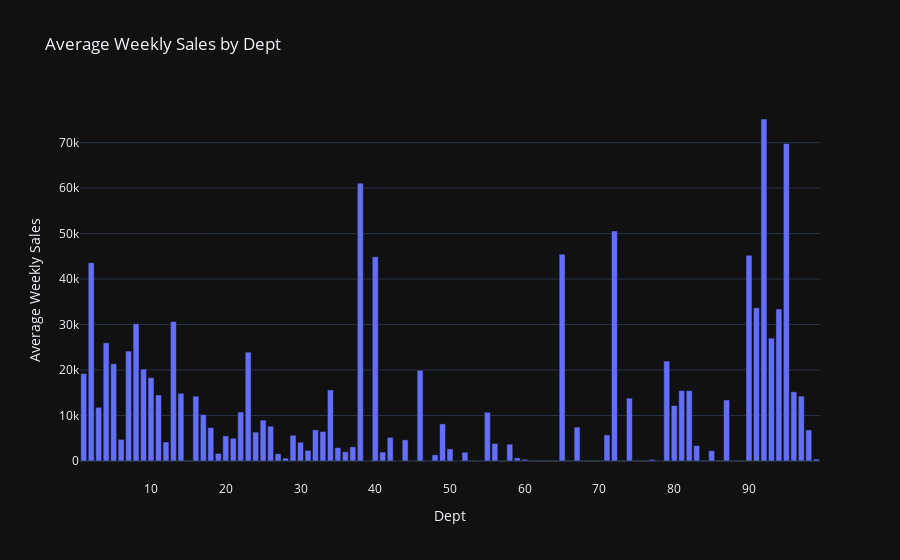

The cell this chart's notebook holds for it:
### Code cell
dept_mean_weekly_sales = train.groupby('Dept')['Weekly_Sales'].mean().reset_index()

fig = px.bar(dept_mean_weekly_sales, x='Dept', y='Weekly_Sales', title='Average Weekly Sales by Dept')

fig.update_xaxes(title_text='Dept')
fig.update_yaxes(title_text='Average Weekly Sales')

fig.update_layout(template='plotly_dark')

fig.show()

### Figure 1 — Plotly figure (JSON) as saved in the notebook; plotly's stock layout.template omitted (floating-point values rounded to 4 significant figures)
{"data": [{"alignmentgroup": "True", "hovertemplate": "Dept=%{x}<br>Weekly_Sales=%{y}<extra></extra>", "legendgroup": "", "marker": {"color": "#636efa", "pattern": {"shape": ""}}, "name": "", "offsetgroup": "", "orientation": "v", "showlegend": false, "textposition": "auto", "type": "bar", "x": [1, 2, 3, 4, 5, 6, 7, 8, 9, 10, 11, 12, 13, 14, 16, 17, 18, 19, 20, 21, 22, 23, 24, 25, 26, 27, 28, 29, 30, 31, 32, 33, 34, 35, 36, 37, 38, 39, 40, 41, 42, 43, 44, 45, 46, 47, 48, 49, 50, 51, 52, 54, 55, 56, 58, 59, 60, 65, 67, 71, 72, 74, 77, 78, 79, 80, 81, 82, 83, 85, 87, 90, 91, 92, 93, 94, 95, 96, 97, 98, 99], "xaxis": "x", "y": [19210.0, 43610.0, 11790.0, 25970.0, 21370.0, 4748.0, 24160.0, 30190.0, 20210.0, 18320.0, 14510.0, 4175.0, 30660.0, 14870.0, 14250.0, 10190.0, 7337.0, 1655.0, 5529.0, 4983.0, 10770.0, 23930.0, 6354.0, 8988.0, 7649.0, 1583.0, 618.1, 5654.0, 4118.0, 2339.0, 6833.0, 6472.0, 15630.0, 2921.0, 2023.0, 3111.0, 61090.0, 11.12, 44900.0, 1966.0, 5190.0, 1.193, 4652.0, 23.21, 19940.0, -7.683, 1345.0, 8160.0, 2659.0, 21.93, 1928.0, 108.3, 10720.0, 3834.0, 3703.0, 694.5, 347.4, 45440.0, 7441.0, 5723.0, 50570.0, 13810.0, 329.0, 7.297, 21970.0, 12180.0, 15470.0, 15470.0, 3383.0, 2264.0, 13420.0, 45230.0, 33690.0, 75200.0, 27010.0, 33410.0, 69820.0, 15210.0, 14260.0, 6825.0, 415.5], "yaxis": "y"}], "layout": {"barmode": "relative", "legend": {"tracegroupgap": 0}, "title": {"text": "Average Weekly Sales by Dept"}, "xaxis": {"anchor": "y", "domain": [0, 1], "title": {"text": "Dept"}}, "yaxis": {"anchor": "x", "domain": [0, 1], "title": {"text": "Average Weekly Sales"}}}}
